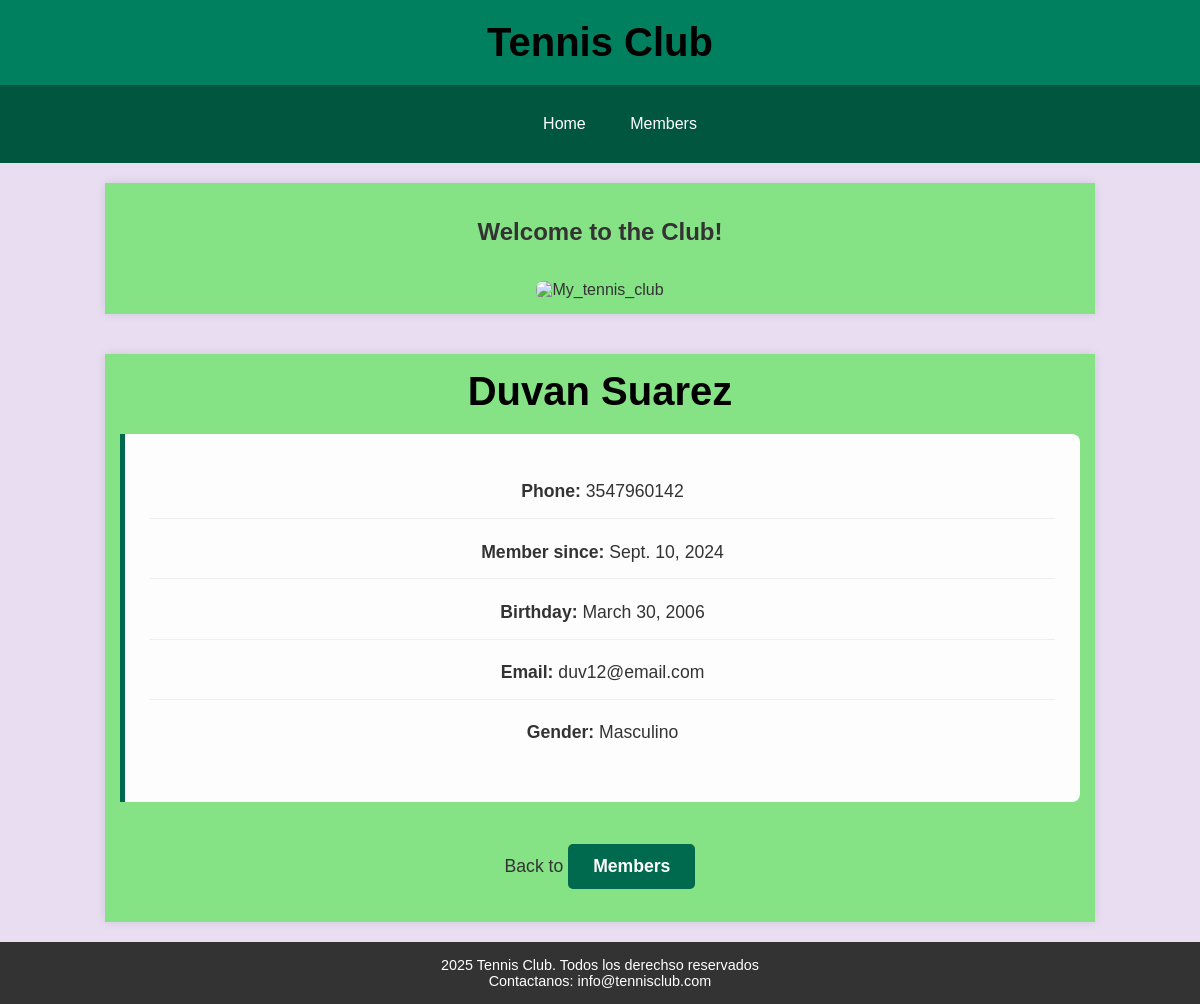
Screenshot of /members/details/3 with the database file from the repository.
### members/models.py (models this page shows, shortened)
class Member(models.Model):
    firstname = models.CharField(max_length=255)
    lastname = models.CharField(max_length=255)
    phone = models.IntegerField(null=True)
    joined_date = models.DateField(null=True)
    gender = models.CharField(max_length=10, null=True)
    birthday = models.DateField(null=True)
    email = models.EmailField(null=True)

### members/views.py (the view)
# urls.py: path('members/details/<int:id>', views.details, name='details'),
def details(request, id):
    mymember = Member.objects.get(id=id)
    template = loader.get_template('details.html')
    context = {
        'mymember': mymember,
    }
    return HttpResponse(template.render(context,request))

### members/templates/details.html (shortened to what this page needs)
{% extends "master.html" %}
{% block content %}
<div class="container">
        <h1>{{ mymember.firstname }} {{ mymember.lastname}}</h1>
        <div class="member-details">
        <p><strong>Phone:</strong> {{ mymember.phone}}</p>
        <p><strong>Member since: </strong> {{ mymember.joined_date }}</p>
        <p><strong>Birthday: </strong> {{mymember.birthday}}</p>
        <p><strong>Email: </strong> {{mymember.email}}</p>
        <p><strong>Gender: </strong> {{mymember.gender}}</p>
        </div>
        <p>Back to <a href="/members" class="btn">Members</a></p>
    </div>
{% endblock %}

### members/templates/master.html (style rules this page uses)
body { font-family: Arial, sans serif; background-color: #e8ddf1ff; color: #333; margin: 0; padding: 0; display: flex; flex-direction: column; min-height: 100vh; }
h1 { margin: 0; font-size: 2.5em; color: #000000ff; text-align:center; }
.member-details { background-color: #fdfdfd; border-left: 5px solid #006A4E; padding: 25px; margin-top: 20px; border-radius: 0 8px 8px 0; }
.member-details p { font-size: 1.1em; line-height: 1.8; border-bottom: 1px solid #eee; padding-bottom: 10px; }
.member-details p:last-child { border-bottom: none; }
.btn { display: inline-block; margin-top: 25px; padding: 12px 25px; background-color: #006A4E; color: white !important; text-decoration: none; border-radius: 5px; font-weight: bold; transition: background-color 0.3s; }
.container { flex: 1; width: 80%; margin: 20px auto; padding: 15px; background-color: #85e285ff; box-shadow: 0 0 10px rgba(0, 0, 0, 0.1); text-align: center; }
p { font-size: 1.1em; line height: 1.6; }

### rows the page displays
Member: firstname "Duvan", lastname "Suarez", phone "3547960142", joined_date "Sept. 10, 2024", birthday "March 30, 2006", email "duv12@email.com", gender "Masculino"
